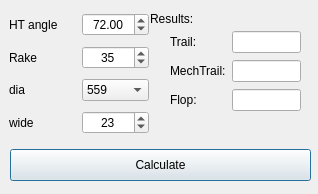
<?xml version="1.0" encoding="UTF-8"?>
<ui version="4.0">
 <class>Calculator</class>
 <widget class="QDialog" name="Calculator">
  <property name="geometry">
   <rect>
    <x>0</x>
    <y>0</y>
    <width>318</width>
    <height>194</height>
   </rect>
  </property>
  <property name="windowTitle">
   <string>Dialog</string>
  </property>
  <widget class="QWidget" name="gridLayoutWidget_2">
   <property name="geometry">
    <rect>
     <x>170</x>
     <y>30</y>
     <width>131</width>
     <height>85</height>
    </rect>
   </property>
   <layout class="QGridLayout" name="gridLayout_4">
    <item row="2" column="0">
     <widget class="QLabel" name="label_9">
      <property name="text">
       <string>Flop: </string>
      </property>
     </widget>
    </item>
    <item row="0" column="0">
     <widget class="QLabel" name="label_10">
      <property name="text">
       <string>Trail: </string>
      </property>
     </widget>
    </item>
    <item row="1" column="0">
     <widget class="QLabel" name="label_11">
      <property name="text">
       <string>MechTrail:</string>
      </property>
     </widget>
    </item>
    <item row="0" column="1">
     <widget class="QLineEdit" name="lineEdit_trail">
      <property name="enabled">
       <bool>true</bool>
      </property>
     </widget>
    </item>
    <item row="1" column="1">
     <widget class="QLineEdit" name="lineEdit_mTrail">
      <property name="enabled">
       <bool>true</bool>
      </property>
     </widget>
    </item>
    <item row="2" column="1">
     <widget class="QLineEdit" name="lineEdit_flop">
      <property name="enabled">
       <bool>true</bool>
      </property>
     </widget>
    </item>
   </layout>
  </widget>
  <widget class="QWidget" name="gridLayoutWidget">
   <property name="geometry">
    <rect>
     <x>9</x>
     <y>9</y>
     <width>140</width>
     <height>131</height>
    </rect>
   </property>
   <layout class="QGridLayout" name="gridLayout_5">
    <item row="1" column="0">
     <widget class="QLabel" name="label_12">
      <property name="text">
       <string>HT angle</string>
      </property>
     </widget>
    </item>
    <item row="1" column="1">
     <widget class="QDoubleSpinBox" name="doubleSpinBox">
      <property name="frame">
       <bool>true</bool>
      </property>
      <property name="alignment">
       <set>Qt::AlignCenter</set>
      </property>
      <property name="singleStep">
       <double>0.500000000000000</double>
      </property>
      <property name="value">
       <double>72.000000000000000</double>
      </property>
     </widget>
    </item>
    <item row="2" column="0">
     <widget class="QLabel" name="label_14">
      <property name="text">
       <string>Rake</string>
      </property>
     </widget>
    </item>
    <item row="2" column="1">
     <widget class="QSpinBox" name="spinBox_2">
      <property name="alignment">
       <set>Qt::AlignCenter</set>
      </property>
      <property name="value">
       <number>35</number>
      </property>
     </widget>
    </item>
    <item row="3" column="0">
     <widget class="QLabel" name="label_13">
      <property name="text">
       <string>dia</string>
      </property>
     </widget>
    </item>
    <item row="4" column="0">
     <widget class="QLabel" name="label_15">
      <property name="text">
       <string>wide</string>
      </property>
     </widget>
    </item>
    <item row="4" column="1">
     <widget class="QSpinBox" name="spinBox">
      <property name="alignment">
       <set>Qt::AlignCenter</set>
      </property>
      <property name="value">
       <number>23</number>
      </property>
     </widget>
    </item>
    <item row="3" column="1">
     <widget class="QComboBox" name="comboBox">
      <item>
       <property name="text">
        <string>559</string>
       </property>
      </item>
      <item>
       <property name="text">
        <string>622</string>
       </property>
      </item>
     </widget>
    </item>
   </layout>
  </widget>
  <widget class="QPushButton" name="pushButton">
   <property name="enabled">
    <bool>true</bool>
   </property>
   <property name="geometry">
    <rect>
     <x>10</x>
     <y>149</y>
     <width>301</width>
     <height>32</height>
    </rect>
   </property>
   <property name="text">
    <string>Calculate</string>
   </property>
  </widget>
  <widget class="QLabel" name="label_5">
   <property name="geometry">
    <rect>
     <x>150</x>
     <y>10</y>
     <width>55</width>
     <height>17</height>
    </rect>
   </property>
   <property name="text">
    <string>Results:</string>
   </property>
  </widget>
 </widget>
 <resources/>
 <connections/>
</ui>
